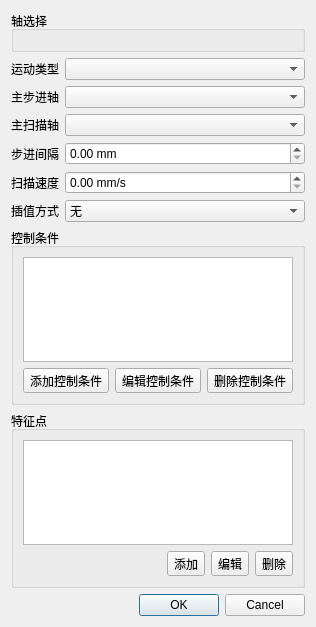
<?xml version="1.0" encoding="UTF-8"?>
<ui version="4.0">
 <class>DialogMotionElement</class>
 <widget class="QDialog" name="DialogMotionElement">
  <property name="geometry">
   <rect>
    <x>0</x>
    <y>0</y>
    <width>315</width>
    <height>627</height>
   </rect>
  </property>
  <property name="windowTitle">
   <string>Dialog</string>
  </property>
  <layout class="QFormLayout" name="formLayout">
   <item row="1" column="0">
    <widget class="QLabel" name="label_7">
     <property name="text">
      <string>运动类型</string>
     </property>
    </widget>
   </item>
   <item row="1" column="1">
    <widget class="QComboBox" name="motionType"/>
   </item>
   <item row="2" column="0">
    <widget class="QLabel" name="label">
     <property name="text">
      <string>主步进轴</string>
     </property>
    </widget>
   </item>
   <item row="2" column="1">
    <widget class="AxisSelector" name="stepAxis"/>
   </item>
   <item row="4" column="0">
    <widget class="QLabel" name="label_3">
     <property name="text">
      <string>步进间隔</string>
     </property>
    </widget>
   </item>
   <item row="4" column="1">
    <widget class="QDoubleSpinBox" name="stepInterval">
     <property name="suffix">
      <string> mm</string>
     </property>
     <property name="singleStep">
      <double>0.100000000000000</double>
     </property>
    </widget>
   </item>
   <item row="5" column="0">
    <widget class="QLabel" name="label_2">
     <property name="text">
      <string>扫描速度</string>
     </property>
    </widget>
   </item>
   <item row="5" column="1">
    <widget class="QDoubleSpinBox" name="speed">
     <property name="suffix">
      <string> mm/s</string>
     </property>
     <property name="maximum">
      <double>99999.990000000005239</double>
     </property>
    </widget>
   </item>
   <item row="6" column="0">
    <widget class="QLabel" name="label_4">
     <property name="text">
      <string>插值方式</string>
     </property>
    </widget>
   </item>
   <item row="6" column="1">
    <widget class="QComboBox" name="Interpolate">
     <item>
      <property name="text">
       <string>无</string>
      </property>
     </item>
     <item>
      <property name="text">
       <string>单向插值</string>
      </property>
     </item>
     <item>
      <property name="text">
       <string>双向插值</string>
      </property>
     </item>
    </widget>
   </item>
   <item row="7" column="0" colspan="2">
    <widget class="QGroupBox" name="groupBox_2">
     <property name="title">
      <string>控制条件</string>
     </property>
     <layout class="QVBoxLayout" name="verticalLayout_2">
      <item>
       <widget class="QListWidget" name="conditionList"/>
      </item>
      <item>
       <layout class="QHBoxLayout" name="horizontalLayout_2">
        <item>
         <spacer name="horizontalSpacer_2">
          <property name="orientation">
           <enum>Qt::Horizontal</enum>
          </property>
          <property name="sizeHint" stdset="0">
           <size>
            <width>40</width>
            <height>20</height>
           </size>
          </property>
         </spacer>
        </item>
        <item>
         <widget class="QToolButton" name="addCondition">
          <property name="text">
           <string>添加控制条件</string>
          </property>
          <property name="icon">
           <iconset resource="../../../Resources/Resources.qrc">
            <normaloff>:/icons/plus.png</normaloff>:/icons/plus.png</iconset>
          </property>
         </widget>
        </item>
        <item>
         <widget class="QToolButton" name="editCondition">
          <property name="text">
           <string>编辑控制条件</string>
          </property>
          <property name="icon">
           <iconset resource="../../resources/icons/Fatcow.qrc">
            <normaloff>:/fatcow/16x16/cog_edit.png</normaloff>:/fatcow/16x16/cog_edit.png</iconset>
          </property>
         </widget>
        </item>
        <item>
         <widget class="QToolButton" name="deleteCondition">
          <property name="text">
           <string>删除控制条件</string>
          </property>
          <property name="icon">
           <iconset resource="../../../Resources/Resources.qrc">
            <normaloff>:/icons/minus.png</normaloff>:/icons/minus.png</iconset>
          </property>
         </widget>
        </item>
       </layout>
      </item>
     </layout>
    </widget>
   </item>
   <item row="8" column="0" colspan="2">
    <widget class="QGroupBox" name="groupBox_3">
     <property name="title">
      <string>特征点</string>
     </property>
     <layout class="QVBoxLayout" name="verticalLayout">
      <item>
       <widget class="QListWidget" name="posList"/>
      </item>
      <item>
       <layout class="QHBoxLayout" name="horizontalLayout">
        <item>
         <spacer name="horizontalSpacer">
          <property name="orientation">
           <enum>Qt::Horizontal</enum>
          </property>
          <property name="sizeHint" stdset="0">
           <size>
            <width>40</width>
            <height>20</height>
           </size>
          </property>
         </spacer>
        </item>
        <item>
         <widget class="QToolButton" name="addPos">
          <property name="text">
           <string>添加</string>
          </property>
          <property name="icon">
           <iconset resource="../../../Resources/Resources.qrc">
            <normaloff>:/icons/plus.png</normaloff>:/icons/plus.png</iconset>
          </property>
         </widget>
        </item>
        <item>
         <widget class="QToolButton" name="editPos">
          <property name="text">
           <string>编辑</string>
          </property>
          <property name="icon">
           <iconset resource="../../resources/icons/Fatcow.qrc">
            <normaloff>:/fatcow/16x16/layer_edit.png</normaloff>:/fatcow/16x16/layer_edit.png</iconset>
          </property>
         </widget>
        </item>
        <item>
         <widget class="QToolButton" name="deletePos">
          <property name="text">
           <string>删除</string>
          </property>
          <property name="icon">
           <iconset resource="../../../Resources/Resources.qrc">
            <normaloff>:/icons/minus.png</normaloff>:/icons/minus.png</iconset>
          </property>
         </widget>
        </item>
       </layout>
      </item>
     </layout>
    </widget>
   </item>
   <item row="9" column="1">
    <widget class="QDialogButtonBox" name="buttonBox">
     <property name="orientation">
      <enum>Qt::Horizontal</enum>
     </property>
     <property name="standardButtons">
      <set>QDialogButtonBox::Cancel|QDialogButtonBox::Ok</set>
     </property>
    </widget>
   </item>
   <item row="0" column="0" colspan="2">
    <widget class="QGroupBox" name="groupBox">
     <property name="title">
      <string>轴选择</string>
     </property>
     <layout class="QGridLayout" name="axesLayout"/>
    </widget>
   </item>
   <item row="3" column="0">
    <widget class="QLabel" name="label_5">
     <property name="text">
      <string>主扫描轴</string>
     </property>
    </widget>
   </item>
   <item row="3" column="1">
    <widget class="AxisSelector" name="scanAxis"/>
   </item>
  </layout>
  <action name="actionAddPos">
   <property name="icon">
    <iconset resource="../../../Resources/Resources.qrc">
     <normaloff>:/icons/plus.png</normaloff>:/icons/plus.png</iconset>
   </property>
   <property name="text">
    <string>添加特征点</string>
   </property>
   <property name="toolTip">
    <string>添加特征点</string>
   </property>
  </action>
  <action name="actionEditPos">
   <property name="icon">
    <iconset resource="../../resources/icons/Fatcow.qrc">
     <normaloff>:/fatcow/16x16/layer_edit.png</normaloff>:/fatcow/16x16/layer_edit.png</iconset>
   </property>
   <property name="text">
    <string>编辑特征点</string>
   </property>
   <property name="toolTip">
    <string>编辑特征点</string>
   </property>
  </action>
  <action name="actionDeletePos">
   <property name="icon">
    <iconset resource="../../../Resources/Resources.qrc">
     <normaloff>:/icons/minus.png</normaloff>:/icons/minus.png</iconset>
   </property>
   <property name="text">
    <string>删除特征点</string>
   </property>
   <property name="toolTip">
    <string>删除特征点</string>
   </property>
  </action>
  <action name="actionAddCondition">
   <property name="icon">
    <iconset resource="../../../Resources/Resources.qrc">
     <normaloff>:/icons/plus.png</normaloff>:/icons/plus.png</iconset>
   </property>
   <property name="text">
    <string>添加控制条件</string>
   </property>
   <property name="toolTip">
    <string>添加控制条件</string>
   </property>
  </action>
  <action name="actionEditCondition">
   <property name="icon">
    <iconset resource="../../resources/icons/Fatcow.qrc">
     <normaloff>:/fatcow/16x16/cog_edit.png</normaloff>:/fatcow/16x16/cog_edit.png</iconset>
   </property>
   <property name="text">
    <string>编辑控制条件</string>
   </property>
   <property name="toolTip">
    <string>编辑控制条件</string>
   </property>
  </action>
  <action name="actionDeleteCondition">
   <property name="icon">
    <iconset resource="../../../Resources/Resources.qrc">
     <normaloff>:/icons/minus.png</normaloff>:/icons/minus.png</iconset>
   </property>
   <property name="text">
    <string>删除控制条件</string>
   </property>
   <property name="toolTip">
    <string>删除控制条件</string>
   </property>
  </action>
 </widget>
 <customwidgets>
  <customwidget>
   <class>AxisSelector</class>
   <extends>QComboBox</extends>
   <header>Acquisition/AxisSelector.h</header>
  </customwidget>
 </customwidgets>
 <resources>
  <include location="../../resources/icons/Fatcow.qrc"/>
  <include location="../../../Resources/Resources.qrc"/>
 </resources>
 <connections>
  <connection>
   <sender>buttonBox</sender>
   <signal>accepted()</signal>
   <receiver>DialogMotionElement</receiver>
   <slot>accept()</slot>
   <hints>
    <hint type="sourcelabel">
     <x>228</x>
     <y>519</y>
    </hint>
    <hint type="destinationlabel">
     <x>157</x>
     <y>274</y>
    </hint>
   </hints>
  </connection>
  <connection>
   <sender>buttonBox</sender>
   <signal>rejected()</signal>
   <receiver>DialogMotionElement</receiver>
   <slot>reject()</slot>
   <hints>
    <hint type="sourcelabel">
     <x>228</x>
     <y>519</y>
    </hint>
    <hint type="destinationlabel">
     <x>286</x>
     <y>274</y>
    </hint>
   </hints>
  </connection>
 </connections>
</ui>
